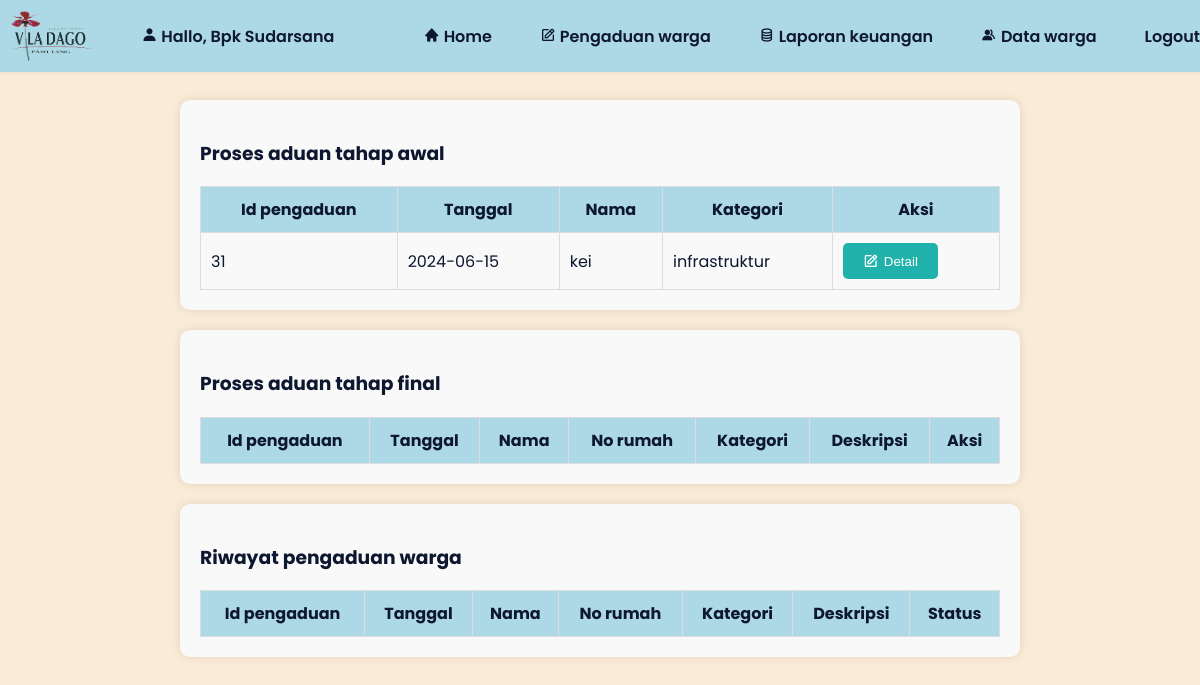
Screenshot of /pengurus_rt/pengaduan_rt.php (signed in) with the database file from the repository.
### tables this page shows
CREATE TABLE `pengaduan` (
  `pengaduan_id` int(255) NOT NULL,
  `user_id` int(255) NOT NULL,
  `nama_pelapor` varchar(255) NOT NULL,
  `no_rumah` varchar(255) NOT NULL,
  `no_telepon` int(255) NOT NULL,
  `tanggal` varchar(255) NOT NULL,
  `kategori_masalah` varchar(255) NOT NULL,
  `deskripsi_masalah` varchar(255) NOT NULL,
  `bukti_aduan` varchar(255) NOT NULL,
  `status` varchar(255) NOT NULL
);

### pengurus_rt/pengaduan_rt.php (the view, shortened to what this page needs)
<?php
include('../database.php');
?>
<!DOCTYPE html>
<html lang="en">
<head>
	<link href='https://unpkg.com/boxicons@2.0.9/css/boxicons.min.css' rel='stylesheet'>
	<link rel="stylesheet" type="text/css" href="../styles.css">
</head>
<body>
    <header class="l-header">
            <nav class="nav bd-grid">
            <img src="../gambar/logoviladago.png" alt="" width="100px">
                <div>
                <i class='bx bxs-user'></i>
                    <a href="#" class="nav__logo">Hallo, Bpk Sudarsana</a>
                </div>
                <div class="nav__menu" id="nav-menu">
                    <ul class="nav__list">
                        <li class="nav__item"><a href="dashboard_ketua.php" class="nav__link"><i class='bx bxs-home'></i> Home</a></li>
                        <li class="nav__item"><a href="pengaduan_rt.php" class="nav__link"><i class='bx bx-edit'></i> Pengaduan warga</a></li>
                        <li class="nav__item"><a href="keuangan_rt.php" class="nav__link"><i class='bx bx-coin-stack'></i> Laporan keuangan</a></li>
						<li class="nav__item"><a href="data_warga.php" class="nav__link"><i class='bx bxs-group'></i> Data warga</a></li>
                        <li class="nav__item"><a href="logout_rt.php" class="nav__link">Logout</a></li>
                    </ul>
                </div>
            </nav>
        </header>
	<section id="content">
		<main>
			<div class="table-data1">
				<div class="order">
				<div class="head">
					<h3>Proses aduan tahap awal</h3>
				</div>
					<table>
						<thead>
							<tr>
								<th>Id pengaduan</th>
                                <th>Tanggal</th>
								<th>Nama</th>
								<th>Kategori</th>
                                <th>Aksi</th>
							</tr>
						</thead>
						<tbody>
						<?php
						$queryData = "SELECT * FROM  pengaduan WHERE status = 'belum dicek' ORDER BY pengaduan_id ASC";
						$resultPending = mysqli_query($con, $queryData);
                        while ($row = mysqli_fetch_assoc($resultPending)) {
                            echo "<tr>";
							echo "<td>{$row['pengaduan_id']}</td>";
                            echo "<td>{$row['tanggal']}</td>";
							echo "<td>{$row['nama_pelapor']}</td>";
                            echo "<td>{$row['kategori_masalah']}</td>";
							echo "<td>";
							echo "<button type='button' onclick='showModal(\"{$row['pengaduan_id']}\", \"{$row['tanggal']}\", \"{$row['nama_pelapor']}\", \"{$row['no_rumah']}\", \"{$row['no_telepon']}\", \"{$row['kategori_masalah']}\", \"{$row['deskripsi_masalah']}\", \"{$row['bukti_aduan']}\")' style='background-color: lightseagreen; color: white; border: none; padding: 10px 20px; border-radius: 5px; cursor: pointer; display: flex; align-items: center;'>
							<i class='bx bx-edit' style='font-size: 1.2em; margin-right: 5px;'></i> Detail
							</button>";
							echo "</td>";
                            echo "</tr>";
                        }
                        ?>
						</tbody>
					</table>
</div>
 </div>
			<div class="table-data2">
				<div class="order">
				<div class="head">
					<h3>Proses aduan tahap final</h3>
				</div>
					<table>
						<thead>
							<tr>
								<th>Id pengaduan</th>
                                <th>Tanggal</th>
								<th>Nama</th>
								<th>No rumah</th>
								<th>Kategori</th>
								<th>Deskripsi</th>
                                <th>Aksi</th>
							</tr>
						</thead>
					</table>
</div>
 </div>
			<div class="table-data3">
				<div class="order">
				<div class="head">
					<h3>Riwayat pengaduan warga</h3>
				</div>
					<table>
						<thead>
							<tr>
								<th>Id pengaduan</th>
                                <th>Tanggal</th>
								<th>Nama</th>
								<th>No rumah</th>
								<th>Kategori</th>
								<th>Deskripsi</th>
                                <th>Status</th>
							</tr>
						</thead>
					</table>
</div>
 </div>
		</main>
	</section>
</body>
</html>

### styles.css (style rules this page uses)
:root { --header-height: 3rem; --font-semi: 600; --hue-color: 224; --first-color: hsl(var(--hue-color), 89%, 60%); --second-color: hsl(var(--hue-color), 56%, 12%); --body-font: "Poppins", sans-serif; --big-font-size: 2rem; --h2-font-size: 1.25rem; --normal-font-size: .938rem; --smaller-font-size: .75rem; --mb-2: 1rem; --mb-4: 2rem; --mb-5: 2.5rem; --mb-6: 3rem; --z-back: -10; --z-fixed: 100; }
@media screen and (min-width: 968px) { :root { --big-font-size: 3.5rem; --h2-font-size: 2rem; --normal-font-size: 1rem; --smaller-font-size: .875rem; } }
html { scroll-behavior: smooth; }
body { margin: var(--header-height) 0 0 0; font-family: var(--body-font); font-size: var(--normal-font-size); color: var(--second-color); background-color: antiquewhite; }
ul { margin: 0; padding: 0; list-style: none; }
a { text-decoration: none; }
img { max-width: 100%; height: 75px; display: block; }
.bd-grid { max-width: 1205px; display: grid; margin-left: var(--mb-2); margin-right: var(--mb-2); }
.l-header { width: 100%; position: fixed; top: 0; left: 0; z-index: var(--z-fixed); background-color: lightblue; box-shadow: 0 1px 4px rgba(146, 161, 176, 0.15); }
.nav { height: var(--header-height); display: flex; justify-content: space-between; align-items: center; font-weight: var(--font-semi); }
.nav__item { margin-bottom: var(--mb-4); }
.nav__link { position: relative; color: #fff; }
.nav__logo { color: var(--second-color); }
@media screen and (min-width: 768px) { body { margin: 0; } }
@media screen and (min-width: 768px) { .nav { height: calc(var(--header-height) + 1.5rem); } }
@media screen and (min-width: 768px) { .nav__list { display: flex; padding-top: 0; } }
@media screen and (min-width: 768px) { .nav__item { margin-left: var(--mb-6); margin-bottom: 0; } }
@media screen and (min-width: 768px) { .nav__link { color: var(--second-color); } }
@media screen and (min-width: 992px) { .bd-grid { margin-left: auto; margin-right: auto; } }

### pengurus_rt/pengaduan_rt.php (style rules this page uses)
table { width: 100%; border-collapse: collapse; }
.table-data1 { margin-top: 100px; }
.table-data2 { margin-top: 20px; }
.table-data3 { margin-top: 20px; }
.order { background-color: #f9f9f9; padding: 20px; border-radius: 10px; box-shadow: 0 0 10px rgba(0, 0, 0, 0.1); width: 70%; margin: 0 auto; overflow-x: auto; }
th, td { padding: 10px; border: 1px solid #ddd; }
th { background-color: lightblue; }

### rows the page displays
pengaduan: pengaduan_id "31", tanggal "2024-06-15", nama_pelapor "kei", kategori_masalah "infrastruktur"
